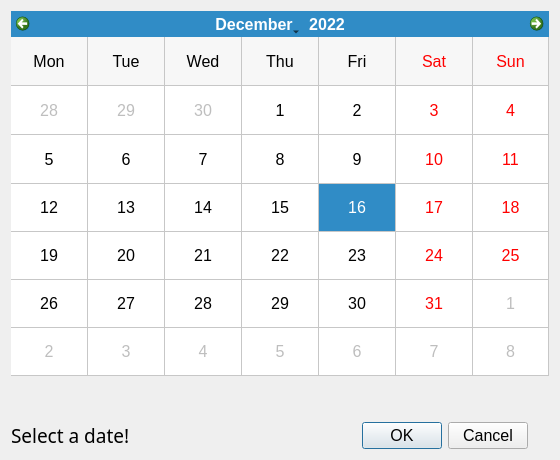
<?xml version="1.0" encoding="UTF-8"?>
<ui version="4.0">
 <class>AnotherDay</class>
 <widget class="QDialog" name="AnotherDay">
  <property name="geometry">
   <rect>
    <x>0</x>
    <y>0</y>
    <width>560</width>
    <height>460</height>
   </rect>
  </property>
  <property name="windowTitle">
   <string>Dialog</string>
  </property>
  <property name="sizeGripEnabled">
   <bool>false</bool>
  </property>
  <layout class="QGridLayout" name="gridLayout_2">
   <item row="0" column="0">
    <layout class="QGridLayout" name="gridLayout">
     <item row="0" column="0">
      <widget class="QCalendarWidget" name="calendarWidget">
       <property name="font">
        <font>
         <pointsize>12</pointsize>
        </font>
       </property>
       <property name="cursor">
        <cursorShape>PointingHandCursor</cursorShape>
       </property>
       <property name="layoutDirection">
        <enum>Qt::LeftToRight</enum>
       </property>
       <property name="autoFillBackground">
        <bool>true</bool>
       </property>
       <property name="locale">
        <locale language="English" country="UnitedKingdom"/>
       </property>
       <property name="selectedDate">
        <date>
         <year>2022</year>
         <month>12</month>
         <day>16</day>
        </date>
       </property>
       <property name="minimumDate">
        <date>
         <year>1752</year>
         <month>9</month>
         <day>15</day>
        </date>
       </property>
       <property name="maximumDate">
        <date>
         <year>9999</year>
         <month>12</month>
         <day>31</day>
        </date>
       </property>
       <property name="gridVisible">
        <bool>true</bool>
       </property>
       <property name="verticalHeaderFormat">
        <enum>QCalendarWidget::NoVerticalHeader</enum>
       </property>
       <property name="dateEditEnabled">
        <bool>true</bool>
       </property>
       <property name="dateEditAcceptDelay">
        <number>1500</number>
       </property>
      </widget>
     </item>
     <item row="2" column="0">
      <layout class="QHBoxLayout" name="horizontalLayout">
       <property name="spacing">
        <number>0</number>
       </property>
       <item>
        <widget class="QLabel" name="anotherDate_lbl">
         <property name="font">
          <font>
           <family>Bahnschrift Light</family>
           <pointsize>14</pointsize>
          </font>
         </property>
         <property name="text">
          <string>Select a date!</string>
         </property>
        </widget>
       </item>
       <item>
        <spacer name="horizontalSpacer">
         <property name="orientation">
          <enum>Qt::Horizontal</enum>
         </property>
         <property name="sizeType">
          <enum>QSizePolicy::Expanding</enum>
         </property>
         <property name="sizeHint" stdset="0">
          <size>
           <width>40</width>
           <height>20</height>
          </size>
         </property>
        </spacer>
       </item>
       <item>
        <widget class="QDialogButtonBox" name="buttonBox">
         <property name="enabled">
          <bool>true</bool>
         </property>
         <property name="font">
          <font>
           <pointsize>12</pointsize>
          </font>
         </property>
         <property name="cursor">
          <cursorShape>PointingHandCursor</cursorShape>
         </property>
         <property name="layoutDirection">
          <enum>Qt::LeftToRight</enum>
         </property>
         <property name="autoFillBackground">
          <bool>false</bool>
         </property>
         <property name="locale">
          <locale language="English" country="UnitedStates"/>
         </property>
         <property name="orientation">
          <enum>Qt::Horizontal</enum>
         </property>
         <property name="standardButtons">
          <set>QDialogButtonBox::Cancel|QDialogButtonBox::Ok</set>
         </property>
         <property name="centerButtons">
          <bool>true</bool>
         </property>
        </widget>
       </item>
      </layout>
     </item>
     <item row="1" column="0">
      <spacer name="verticalSpacer">
       <property name="orientation">
        <enum>Qt::Vertical</enum>
       </property>
       <property name="sizeType">
        <enum>QSizePolicy::Fixed</enum>
       </property>
       <property name="sizeHint" stdset="0">
        <size>
         <width>20</width>
         <height>40</height>
        </size>
       </property>
      </spacer>
     </item>
    </layout>
   </item>
  </layout>
 </widget>
 <resources/>
 <connections/>
</ui>
